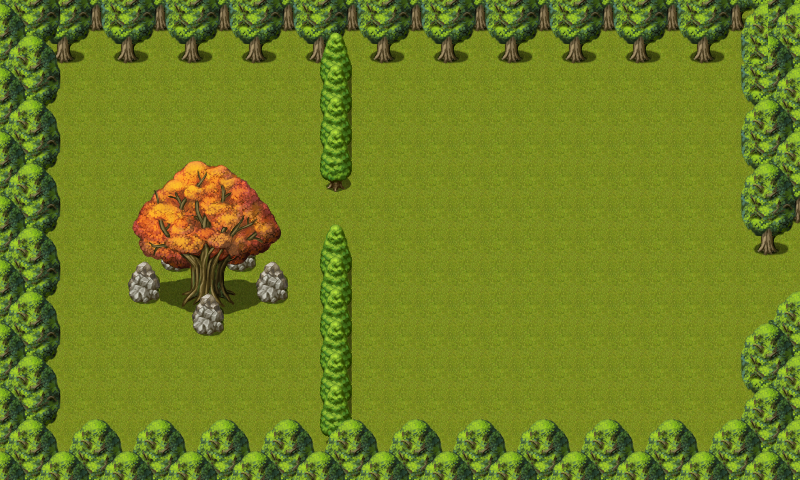

This game map was drawn from its Tiled (.tmx) file and the tilesets committed beside it. A one-line description and the trimmed map source follow:
An orthogonal 25x15 tile map with 32x32 px tiles, 4 tile layers (ground1, ground2, terrain1, terrain2), 6 tilesets and 35 objects (portal1, chest1, wolf1, activator_push_pull_1, wolf3, ...).

<map version="1.0" tiledversion="1.0.3" orientation="orthogonal" renderorder="right-up" width="25" height="15" tilewidth="32" tileheight="32" nextobjectid="88">
 <properties>
  <property name="music" value="THEME_FOREST" />
 </properties>
 <tileset firstgid="1" source="Celianna_TileA2.tsx" />
 <tileset firstgid="481" source="spring_E2_Candacis.tsx" />
 <tileset firstgid="737" source="spring_D2_Candacis.tsx" />
 <tileset firstgid="993" source="outside_decoration.tsx" />
 <tileset firstgid="1249" source="terrain.tsx" />
 <tileset firstgid="2273" source="autum_schwarzena.tsx" />
 <layer name="ground1" width="25" height="15">
  <data>[375 cells, 375 non-empty, 1 distinct tile ids]</data>
 </layer>
 <layer name="ground2" width="25" height="15">
  <data>[375 cells, 133 non-empty, 23 distinct tile ids]</data>
 </layer>
 <layer name="terrain1" width="25" height="15">
  <data>[375 cells, 56 non-empty, 33 distinct tile ids]</data>
 </layer>
 <layer name="terrain2" width="25" height="15">
  <data>[375 cells, 6 non-empty, 2 distinct tile ids]</data>
 </layer>
 <objectgroup name="interactions">
  <object id="44" name="portal1" gid="1294" x="736" y="304" width="32" height="32" />
  <object id="62" name="chest1" gid="1294" x="189" y="298" width="32" height="32" />
  <object id="73" name="wolf1" gid="1294" x="424" y="418" width="32" height="32" />
  <object id="74" name="activator_push_pull_1" gid="1294" x="424" y="101" width="32" height="32" />
  <object id="75" name="wolf3" gid="1294" x="582" y="199" width="32" height="32" />
  <object id="76" name="wolf4" gid="1294" x="663" y="143" width="32" height="32" />
  <object id="77" name="activator_push_pull_4" gid="1294" x="661" y="443" width="32" height="32" />
  <object id="78" name="challenge1" gid="1294" x="360" y="129" width="32" height="32" />
  <object id="79" name="activator_push_pull_3" gid="1294" x="584" y="259" width="32" height="32" />
  <object id="80" name="barrier1" gid="1294" x="302" y="243" width="32" height="32" />
  <object id="81" name="activator_push_pull_2" gid="1294" x="504" y="445" width="32" height="32" />
  <object id="82" name="wolf2" gid="1294" x="502" y="146" width="32" height="32" />
 </objectgroup>
 <objectgroup name="collision">
  <object id="11" x="-1" y="0" width="61" height="477" />
  <object id="12" x="-159" y="451" width="959" height="29" />
  <object id="15" x="738" y="47" width="62" height="206" />
  <object id="16" x="738" y="319" width="62" height="157" />
  <object id="47" x="789" y="232" width="14" height="118" />
  <object id="54" x="257" y="281">
   <polygon points="-0.666667,5.33333 0,17.3333 8,22 22,23 32,17 31.6667,1 20,-2 9,-1" />
  </object>
  <object id="55" x="191" y="312">
   <polygon points="-0.666667,5.33333 0,17.3333 8,22 22,23 32,17 31.6667,1 20,-2 9,-1" />
  </object>
  <object id="56" x="127" y="280">
   <polygon points="-0.666667,5.33333 0,17.3333 8,22 22,23 32,17 31.6667,1 20,-2 9,-1" />
  </object>
  <object id="57" x="160" y="249">
   <polygon points="-0.666667,5.33333 0,17.3333 8,22 22,23 32,17 31.6667,1 20,-2 9,-1" />
  </object>
  <object id="58" x="226" y="247">
   <polygon points="-0.666667,5.33333 0,17.3333 8,22 22,23 32,17 31.6667,1 20,-2 9,-1" />
  </object>
  <object id="59" x="240" y="294">
   <polygon points="0,0 0,11 -14,14 -33,11 -45,15 -58,13 -62,-4 -43,-17 -22,-17" />
  </object>
  <object id="84" x="317" y="452">
   <polygon points="0,0 1,-193 7,-203 28,-203 37,-196 37,2" />
  </object>
  <object id="85" x="324" y="191">
   <polygon points="-3,-6 8,2 14,2 28,-6 26,-127 -6,-128" />
  </object>
  <object id="87" x="3" y="-0.5" width="792" height="65" />
 </objectgroup>
 <objectgroup name="zindex">
  <object id="27" x="768" y="287" width="35" height="79" />
  <object id="48" x="37" y="417" width="731" height="62" />
  <object id="52" x="221.333" y="221.333" width="39.3333" height="49.3333" />
  <object id="53" x="156.333" y="224.333" width="39.3333" height="49.3333" />
  <object id="60" x="128" y="157" width="156" height="155" />
  <object id="86" x="314" y="219" width="41" height="116" />
 </objectgroup>
 <objectgroup name="zindex_terrain2">
  <object id="49" x="125.333" y="254.333" width="39.3333" height="49.3333" />
  <object id="50" x="188.333" y="287.333" width="39.3333" height="49.3333" />
  <object id="51" x="253.333" y="254.333" width="39.3333" height="49.3333" />
 </objectgroup>
 <objectgroup name="path" />
 <objectgroup name="items" />
</map>
